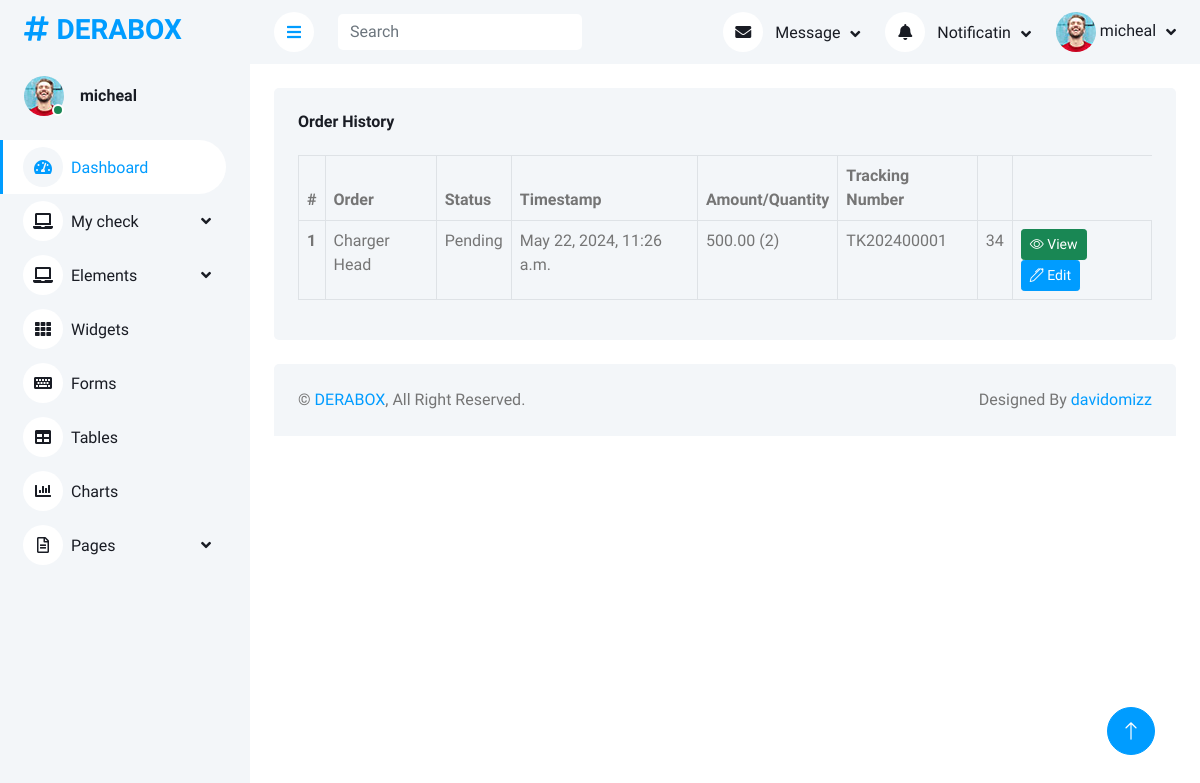
The app's page /order-history (signed in) with its own data.
### app/models.py (models this page shows, shortened)
class User(AbstractUser):
    USER_TYPE_CHOICES = (
        ('admin', 'Admin'),
        ('customer', 'Customer'),
        ('delivery', 'Delivery'),
    )
    user_type = models.CharField(max_length=20, choices=USER_TYPE_CHOICES, default='customer')
    email = models.EmailField(unique=True)
    phone = models.CharField(max_length=15, blank=True, null=True)

class OrderItem(models.Model):
    order = models.ForeignKey(Order, related_name='items', on_delete=models.CASCADE)
    quantity = models.PositiveIntegerField()
    price = models.DecimalField(max_digits=10, decimal_places=2)

class Order(models.Model):
    user = models.ForeignKey(User, on_delete=models.CASCADE)
    tracking_number = models.CharField(max_length=15, unique=True, editable=False)
    status = models.CharField(max_length=20, choices=[('Pending', 'Pending'), ('Shipped', 'Shipped'), ('Delivered', 'Delivered')], default='Pending')
    created_at = models.DateTimeField(auto_now_add=True)
    updated_at = models.DateTimeField(auto_now=True)
    product_name = models.CharField(max_length=255, blank=True, null=True)

### app/views.py (the view)
# urls.py: path('order-history', orderHistory, name = 'order-history'),
@login_required
def orderHistory(request):
    orders = Order.objects.prefetch_related('items').order_by('-created_at')
    context = {'orders': orders}
    return render(request, 'dashboard/order-history-form.html', context)

### app/templates/dashboard/order-history-form.html (shortened to what this page needs)
{% extends 'dashboard/base.html' %}
{% load static %}
{% block body %}
         <div class="container-fluid pt-4 px-4">
            <div class="row g-4">
                <div class="col-sm-12 col-12">
                    <div class="bg-light rounded h-100 p-4">
                        <h6 class="mb-4">Order History</h6>
                        <table class="table table-bordered table-hover">
                            <thead>
                                <tr>
                                    <th scope="col">#</th>
                                    <th scope="col">Order</th>
                                    <th scope="col">Status</th>
                                    <th scope="col">Timestamp</th>
                                    <th scope="col">Amount/Quantity</th>
                                    <th scope="col">Tracking Number</th>
                                    <th scope="col"></th>
                                </tr>
                            </thead>
                            <tbody>
                                {% for order in orders %}
                                {% for item in order.items.all %}
                                    <tr>
                                        <th scope="row">{{ forloop.counter }}</th>
                                        <td>{{ order.product_name }}</td>
                                        <td>{{ order.status }}</td>
                                        <td>{{ order.created_at }}</td>
                                        <td>{{ item.price }} ({{ item.quantity }})</td>
                                        <td>{{ order.tracking_number }}</td>
                                        <td>{{ order.id }}</td>
                                        <td>
                                            <a class="btn btn-sm btn-success" href="{% url 'order-detail' order.id %}"><i class="bi bi-eye"></i> View</a>
                                            <a class="btn btn-sm btn-primary" href="{% url 'update-order' order.id %}"><i class="bi bi-pen"></i> Edit</a>
                                        </td>
                                    </tr>
                                {% endfor %}
                                {% endfor %}
                            </tbody>
                        </table>
                    </div>
                </div>
            </div>
        </div>
{% endblock %}

### app/templates/dashboard/base.html (shortened to what this page needs)
{% load static %}
<!DOCTYPE html>
<html lang="en">
<head>
    <link href="https://cdnjs.cloudflare.com/ajax/libs/font-awesome/5.10.0/css/all.min.css" rel="stylesheet">
    <link href="https://cdn.jsdelivr.net/npm/bootstrap-icons@1.4.1/font/bootstrap-icons.css" rel="stylesheet">
    <link href="{% static 'dashboard/lib/owlcarousel/assets/owl.carousel.min.css' %}" rel="stylesheet">
    <link href="{% static 'dashboard/lib/tempusdominus/css/tempusdominus-bootstrap-4.min.css' %}" rel="stylesheet" />
    <link href="{% static 'dashboard/css/bootstrap.min.css' %}" rel="stylesheet">
    <link href="{% static 'dashboard/css/style.css' %}" rel="stylesheet">
</head>
<body>
    <div class="container-xxl position-relative bg-white d-flex p-0">
        <div class="sidebar pe-4 pb-3">
            <nav class="navbar bg-light navbar-light">
                <a href="{% url 'dashboard' %}" class="navbar-brand mx-4 mb-3">
                    <h3 class="text-primary"><i class="fa fa-hashtag me-2"></i>DERABOX</h3>
                </a>
                <div class="d-flex align-items-center ms-4 mb-4">
                    <div class="position-relative">
                        {% if user_type == 'delivery' %}
                        <img class="rounded-circle" src="{{ request.user.deliveryprofile.profile_picture.url }}" alt="" style="width: 40px; height: 40px;">
                        {% elif user_type == 'customer' %}
                        <img class="rounded-circle" src="{{ request.user.customersprofile.profile_picture.url }}" alt="" style="width: 40px; height: 40px;">
                        {% else %}
                            <img class="rounded-circle" src="{% static 'dashboard/img/user.jpg'%}" alt="" style="width: 40px; height: 40px;">
                        {% endif %}
                        <div class="bg-success rounded-circle border border-2 border-white position-absolute end-0 bottom-0 p-1"></div>
                    </div>
                    <div class="ms-3">
                        <h6 class="mb-0">{{ request.user.username }}</h6>
                    </div>
                </div>
                <div class="navbar-nav w-100">
                    <a href="{% url 'dashboard' %}" class="nav-item nav-link active"><i class="fa fa-tachometer-alt me-2"></i>Dashboard</a>
                        <div class="nav-item dropdown">
                            <a href="#" class="nav-link dropdown-toggle" data-bs-toggle="dropdown"><i class="fa fa-laptop me-2"></i>Order</a>
                            <div class="dropdown-menu bg-transparent border-0">
                                <a href="{% url 'creation-order' %}" class="dropdown-item">Create Order</a>
                                <a href="{% url 'order-items' %}" class="dropdown-item">Order Items</a>
                                <a href="{% url 'order-history' %}" class="dropdown-item">Order Historys</a>
                            </div>
                        </div>
                        <div class="nav-item dropdown">
                            <a href="#" class="nav-link dropdown-toggle" data-bs-toggle="dropdown"><i class="fa fa-laptop me-2"></i>Users Creation</a>
                            <div class="dropdown-menu bg-transparent border-0">
                                <a href="button.html" class="dropdown-item">Buttons</a>
                                <a href="typography.html" class="dropdown-item">Typography</a>
                                <a href="element.html" class="dropdown-item">Other Elements</a>
                            </div>
                        </div>
                        <div class="nav-item dropdown">
                            <a href="#" class="nav-link dropdown-toggle" data-bs-toggle="dropdown"><i class="fa fa-laptop me-2"></i>My check</a>
                        </div>
                    <div class="nav-item dropdown">
                        <a href="#" class="nav-link dropdown-toggle" data-bs-toggle="dropdown"><i class="fa fa-laptop me-2"></i>Elements</a>
                    </div>
                    <a href="widget.html" class="nav-item nav-link"><i class="fa fa-th me-2"></i>Widgets</a>
                    <a href="form.html" class="nav-item nav-link"><i class="fa fa-keyboard me-2"></i>Forms</a>
                    <a href="table.html" class="nav-item nav-link"><i class="fa fa-table me-2"></i>Tables</a>
                    <a href="chart.html" class="nav-item nav-link"><i class="fa fa-chart-bar me-2"></i>Charts</a>
                    <div class="nav-item dropdown">
                        <a href="#" class="nav-link dropdown-toggle" data-bs-toggle="dropdown"><i class="far fa-file-alt me-2"></i>Pages</a>
                    </div>
                </div>
            </nav>
        </div>
        <div class="content">
            <nav class="navbar navbar-expand bg-light navbar-light sticky-top px-4 py-0">
                <a href="#" class="sidebar-toggler flex-shrink-0">
                    <i class="fa fa-bars"></i>
                </a>
                <form class="d-none d-md-flex ms-4">
                    <input class="form-control border-0" type="search" placeholder="Search">
                </form>
                <div class="navbar-nav align-items-center ms-auto">
                    <div class="nav-item dropdown">
                        <a href="#" class="nav-link dropdown-toggle" data-bs-toggle="dropdown">
                            <i class="fa fa-envelope me-lg-2"></i>
                            <span class="d-none d-lg-inline-flex">Message</span>
                        </a>
                    </div>
                    <div class="nav-item dropdown">
                        <a href="#" class="nav-link dropdown-toggle" data-bs-toggle="dropdown">
                            <i class="fa fa-bell me-lg-2"></i>
                            <span class="d-none d-lg-inline-flex">Notificatin</span>
                        </a>
                    </div>
                    <div class="nav-item dropdown">
                        <a href="#" class="nav-link dropdown-toggle" data-bs-toggle="dropdown">
                            {% if user_type == 'delivery' %}
                                <img class="rounded-circle me-lg-2" src="{{ request.user.deliveryprofile.profile_picture.url }}" alt="" style="width: 40px; height: 40px;">
                            {% elif user_type == 'customer' %}
                                <img class="rounded-circle me-lg-2" src="{{ request.user.customerprofile.profile_picture.url }}" alt="" style="width: 40px; height: 40px;">
                            {% else %}
                                <img class="rounded-circle" src="{% static 'dashboard/img/user.jpg'%}" alt="" style="width: 40px; height: 40px;">
                            {% endif %}
                            <span class="d-none d-lg-inline-flex">{{ request.user.username }}</span>
                        </a>
                    </div>
                </div>
            </nav>
            {% block body %}
            {% endblock %}
        <div class="container-fluid pt-4 px-4">
            <div class="bg-light rounded-top p-4">
                <div class="row">
                    <div class="col-12 col-sm-6 text-center text-sm-start">
                        &copy; <a href="#">DERABOX</a>, All Right Reserved.
                    </div>
                    <div class="col-12 col-sm-6 text-center text-sm-end">
                        Designed By <a href="https://htmlcodex.com">davidomizz</a>
                    </div>
                </div>
            </div>
        </div>
        </div>
        <a href="#" class="btn btn-lg btn-primary btn-lg-square back-to-top"><i class="bi bi-arrow-up"></i></a>
    </div>
</body>
</html>

### static/dashboard/css/style.css (style rules this page uses)
:root { --primary: #009CFF; --light: #F3F6F9; --dark: #191C24; }
.back-to-top { position: fixed; display: none; right: 45px; bottom: 45px; z-index: 99; }
.btn { transition: .5s; }
.btn.btn-primary { color: #FFFFFF; }
.btn-lg-square { width: 48px; height: 48px; }
.btn-square, .btn-sm-square, .btn-lg-square { padding: 0; display: inline-flex; align-items: center; justify-content: center; font-weight: normal; border-radius: 50px; }
.sidebar { position: fixed; top: 0; left: 0; bottom: 0; width: 250px; height: 100vh; overflow-y: auto; background: var(--light); transition: 0.5s; z-index: 999; }
.content { margin-left: 250px; min-height: 100vh; background: #FFFFFF; transition: 0.5s; }
@media (min-width: 992px) { .sidebar { margin-left: 0; } }
@media (min-width: 992px) { .content { width: calc(100% - 250px); } }
.sidebar .navbar .navbar-nav .nav-link { padding: 7px 20px; color: var(--dark); font-weight: 500; border-left: 3px solid var(--light); border-radius: 0 30px 30px 0; outline: none; }
.sidebar .navbar .navbar-nav .nav-link:hover, .sidebar .navbar .navbar-nav .nav-link.active { color: var(--primary); background: #FFFFFF; border-color: var(--primary); }
.sidebar .navbar .navbar-nav .nav-link i { width: 40px; height: 40px; display: inline-flex; align-items: center; justify-content: center; background: #FFFFFF; border-radius: 40px; }
.sidebar .navbar .navbar-nav .nav-link:hover i, .sidebar .navbar .navbar-nav .nav-link.active i { background: var(--light); }
.sidebar .navbar .dropdown-toggle::after { position: absolute; top: 15px; right: 15px; border: none; content: "\f107"; font-family: "Font Awesome 5 Free"; font-weight: 900; transition: .5s; }
.content .navbar .navbar-nav .nav-link { margin-left: 25px; padding: 12px 0; color: var(--dark); outline: none; }
.content .navbar .sidebar-toggler, .content .navbar .navbar-nav .nav-link i { width: 40px; height: 40px; display: inline-flex; align-items: center; justify-content: center; background: #FFFFFF; border-radius: 40px; }
.content .navbar .dropdown-toggle::after { margin-left: 6px; vertical-align: middle; border: none; content: "\f107"; font-family: "Font Awesome 5 Free"; font-weight: 900; transition: .5s; }

### records on screen
User: user.username "micheal"
Order: product_name "Charger Head", status "Pending", created_at "May 22, 2024, 11:26 a.m.", tracking_number "TK202400001", id "34"
OrderItem: price "500.00", quantity "2"
